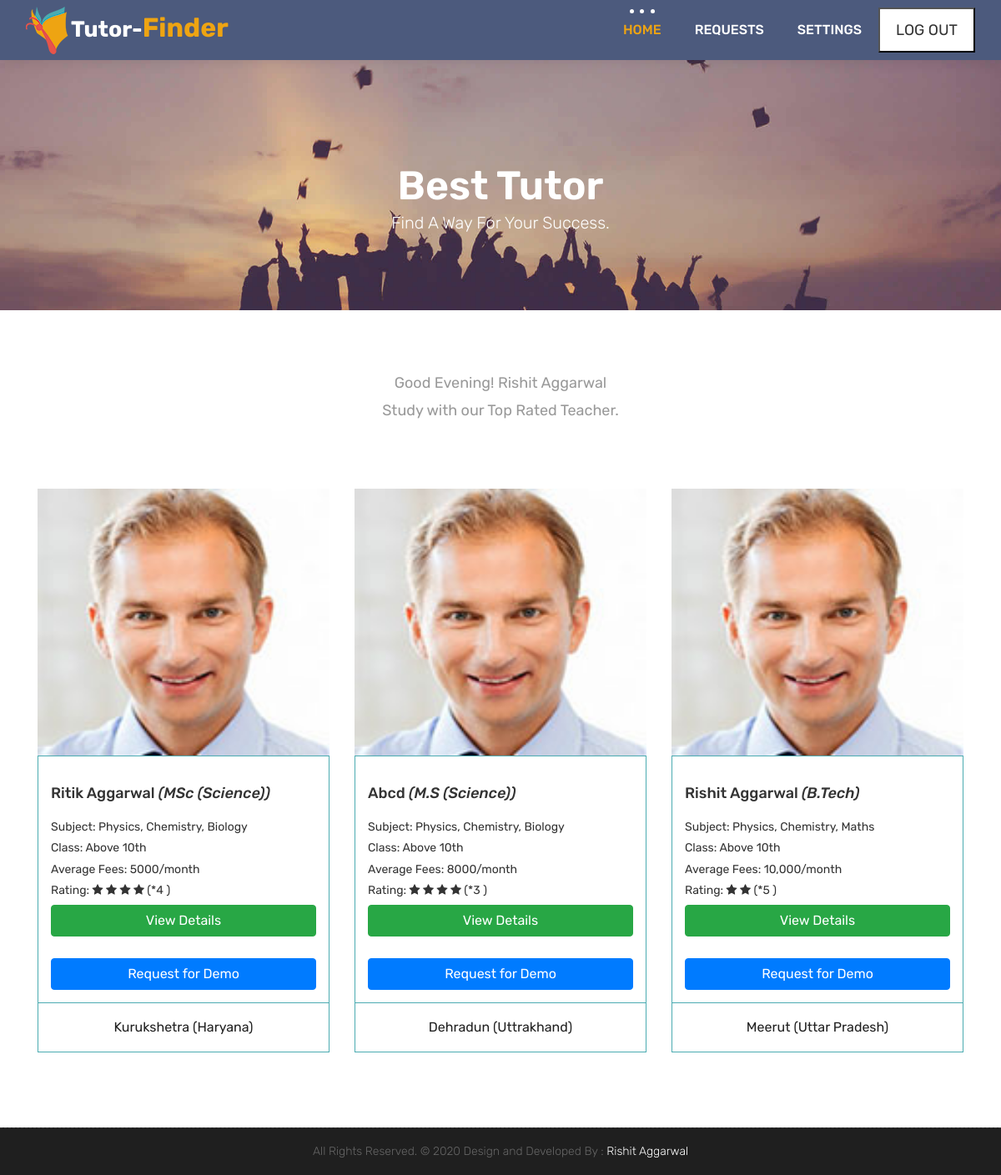
The page /student_dashboard.php (signed in) on the database its author committed.
### tables this page shows
CREATE TABLE `users` (
  `user_id` int(11) NOT NULL,
  `name` varchar(60) NOT NULL,
  `email_id` varchar(60) NOT NULL,
  `password` varchar(200) NOT NULL,
  `mobile` varchar(20) NOT NULL,
  `type` varchar(25) NOT NULL
);

CREATE TABLE `user_information` (
  `user_id` int(11) NOT NULL,
  `highest_qualification` varchar(50) NOT NULL DEFAULT '-',
  `gender` varchar(20) NOT NULL,
  `address` varchar(200) NOT NULL DEFAULT '-',
  `district` varchar(50) NOT NULL DEFAULT '-',
  `state` varchar(50) NOT NULL DEFAULT '-',
  `above_class` varchar(50) NOT NULL,
  `subject1` varchar(50) NOT NULL,
  `subject2` varchar(50) NOT NULL,
  `subject3` varchar(50) NOT NULL,
  `average_tution_fees` varchar(50) NOT NULL DEFAULT '-',
  `about` varchar(200) NOT NULL,
  `recent_school` varchar(100) NOT NULL,
  `profile_image` varchar(200) NOT NULL,
  `degree_image` varchar(200) NOT NULL,
  `resume` varchar(200) NOT NULL,
  `rating` int(11) NOT NULL DEFAULT '0',
  `people_rated` int(11) NOT NULL DEFAULT '0'
);

### student_dashboard.php (the view, shortened to what this page needs)
<?php
	include 'db/db.php';
	include ('src/header.php');
	$id=$_SESSION['user_id'];
	$sql="SELECT * from users where user_id='$id';";
	$result=mysqli_query($con,$sql);
	$row=mysqli_fetch_assoc($result);
	$time=date("h");
	$a_p=date("a");
	if($time>5 && $time <12 && $a_p=="am")
		$greet="Good Morning!";
	else if($time>=0 && $time <6 && $a_p=="pm")
		$greet="Good Afternoon!";
	else if($time>=6 && $time <12 && $a_p=="pm")
		$greet="Good Evening!";
	else
		$greet="Good Night!";
?>
<body class="host_version">
	<header class="top-navbar">
		<nav class="navbar navbar-expand-lg navbar-light bg-light">
			<div class="container-fluid">
				<a class="navbar-brand" href="index.php" style="margin-right:0px;">
					<img src="images/logo.png" alt="" />
				</a>
				<h1 style="margin-top:5px;color:white; font-weight: bold; font-size:20pt;">Tutor-<span style="color:#eea412; font-size:24pt;">Finder</span></h1>
				<div class="collapse navbar-collapse" id="navbars-host">
					<ul class="navbar-nav ml-auto">
						<li class="nav-item active"><a class="nav-link" href="student_dashboard.php">Home</a></li>
						<li class="nav-item"><a class="nav-link" href="my_request.php">Requests</a></li>
						<li class="nav-item"><a class="nav-link" href="settings.php">Settings</a></li>
					</ul>
					<ul class="nav navbar-nav navbar-right">
						<form action="src/main.php" method="post">
                        	<li><button type="submit" style="padding: 0px;" name="logout"><a class="hover-btn-new log"><span>LOG OUT</span></a></button></li>
                    	</form>
                    </ul>
				</div>
			</div>
		</nav>
	</header>
	<div class="all-title-box">
		<div class="container text-center">
			<h1>Best Tutor<span class="m_1">Find a way for your Success.</span></h1>
		</div>
	</div>
<div class="row justify-content-center">
	<div class="col-md-8 col-lg-8 col-12 col-sm-10">
	</div>
</div>
    <div id="overviews" class="section wb">
        <div class="container">
            <div class="section-title row text-center">
                <div class="section-title row text-center">
                <div class="col-md-8 offset-md-2">
                    <p class="lead font_color_change"><?php echo $greet; echo ' '.$row['name']; ?></p>
                    <p>Study with our Top Rated Teacher.</p>
                </div>
            </div>
            </div>
            <hr class="invis">
            <div class="row">
            	<?php
            		include('db/db.php');
            		$sql="Select * from user_information, users where user_information.user_id=users.user_id ORDER BY rating DESC;";
            		$res=mysqli_query($con,$sql);
            		$i=0;
            		while($row=mysqli_fetch_array($res,MYSQLI_ASSOC))
            		{
            			$teacher_id=$row['user_id'];
            			$i++;
            			$s="SELECT * from tution_request where student_id='$id' AND tutor_id='$teacher_id' AND is_accepted=0;";
            			$result=mysqli_query($con,$s);
            		?>
            	<div class="col-lg-4 col-md-6 col-12" style="margin-bottom: 20px;">
                    <div class="course-item">
						<div class="image-blog">
							<img src="images/tutor/<?php echo $row['profile_image']; ?>" style="width:100%; height:40vh;" alt="" class="img-fluid">
						</div>
						<div class="course-br">
							<div class="course-title">
								<h2><a href="#" title=""><?php echo $row['name']; ?><i> (<?php echo $row['highest_qualification']; ?>)</i></a></h2>
							</div>
							<div class="course-desc">
								<p style="margin-bottom:0px;">Subject: <span class="font_color_change"> <?php echo $row['subject1']; ?></span>,<span class="font_color_change"> <?php echo $row['subject2']; ?></span>,<span class="font_color_change"> <?php echo $row['subject3']; ?></span></p>
								<p style="margin-bottom:0px;">Class: <span class="font_color_change"> Above 10th</span></p>
								<p style="margin-bottom:0px;">Average Fees:<span class="font_color_change"> <?php echo $row['average_tution_fees']; ?>/month</span></p>
							</div>
							<div class="course-rating " style="margin-bottom:5px;">
								Rating: <span class="font_color_change"><?php
									for ($x = 0; $x <$row['rating']; $x++)
									{
									?>
										<i class="fa fa-star"></i>
									<?php
									}
									echo ' (*';
									echo $row['people_rated'];
									echo ' )';
								?></span>
							</div>
								<div>
									<button class="btn btn-success" style="width:100%;"><a style="width:100%; color:white;" href="<?php echo 'teacher_info.php?view_id='; echo $row['user_id']; ?>" style="color:white;">View Details</a></button>
								</div>
								<br>
								<div>
								<?php
									if(mysqli_num_rows($result)==0)
									{
									?>
										<button class="btn btn-primary request_tution" id="<?php echo $i; ?>" style="width:100%;" name="get_teacher_info" type="submit">Request for Demo</button>
									<?php
									}
									else
									{
									?>
										<button class="btn btn-secondary" style="width:100%;" name="get_teacher_info" type="submit">Already Sent</button>
									<?php
									}
								?>
								</div>
						</div>
						<div class="course-meta-bot">
							<ul>
								<li class="font_color_change" style="font-size:12pt;"> <?php echo $row['district']; echo ' (';echo $row['state']; ?>)</li>
							</ul>
						</div>
					</div>
                </div>
            		<?php
            		}
            	?>
        </div>
    </div>
</div>
    <?php
    	include('src/footer.php');
    ?>
</body>
</html>

### rows shown on the page
users: name "Rishit Aggarwal"
user_information: profile_image (picture), users.name "Ritik Aggarwal", highest_qualification "MSc (Science)", subject1 "Physics", subject2 "Chemistry", subject3 "Biology", average_tution_fees "5000", rating 4 (drawn), people_rated "4", district "Kurukshetra", state "Haryana"
user_information: profile_image (picture), users.name "Abcd", highest_qualification "M.S (Science)", subject1 "Physics", subject2 "Chemistry", subject3 "Biology", average_tution_fees "8000", rating 4 (drawn), people_rated "3", district "Dehradun", state "Uttrakhand"
user_information: profile_image (picture), users.name "Rishit Aggarwal", highest_qualification "B.Tech", subject1 "Physics", subject2 "Chemistry", subject3 "Maths", average_tution_fees "10,000", rating 2 (drawn), people_rated "5", district "Meerut", state "Uttar Pradesh"

### other values the page prints
$greet "Good Evening!"
